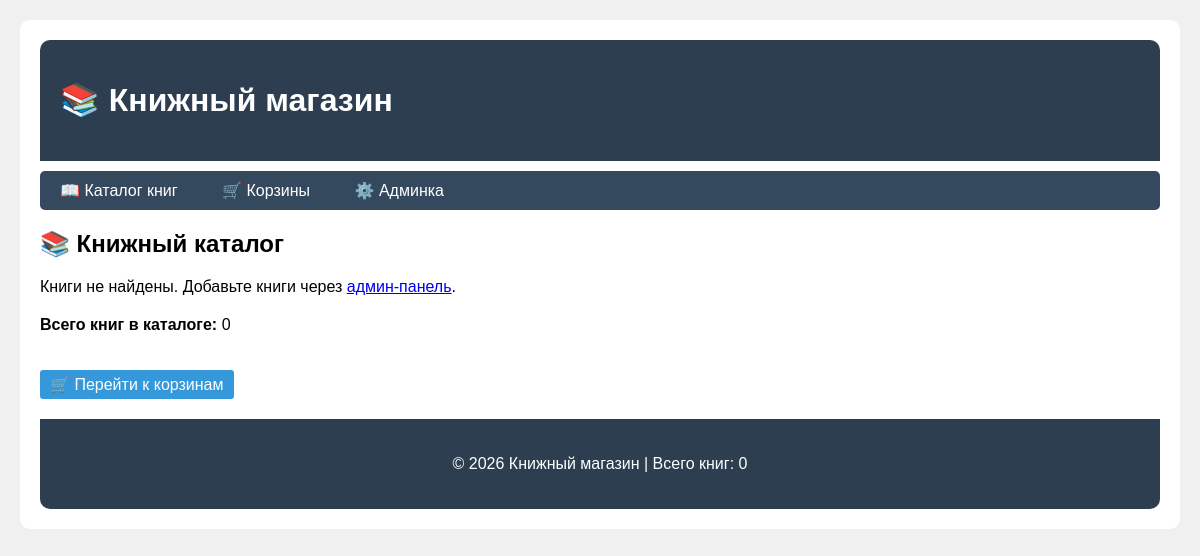
The app's page /, older data.
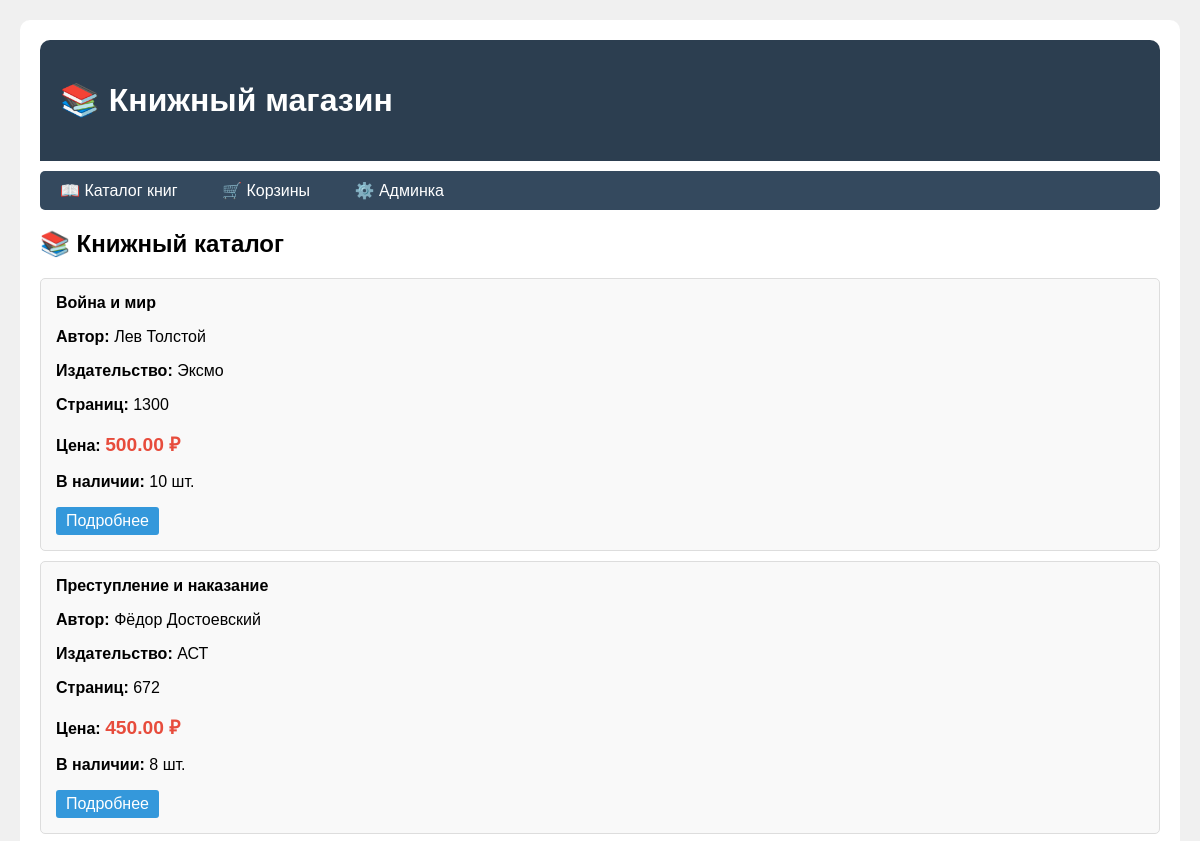
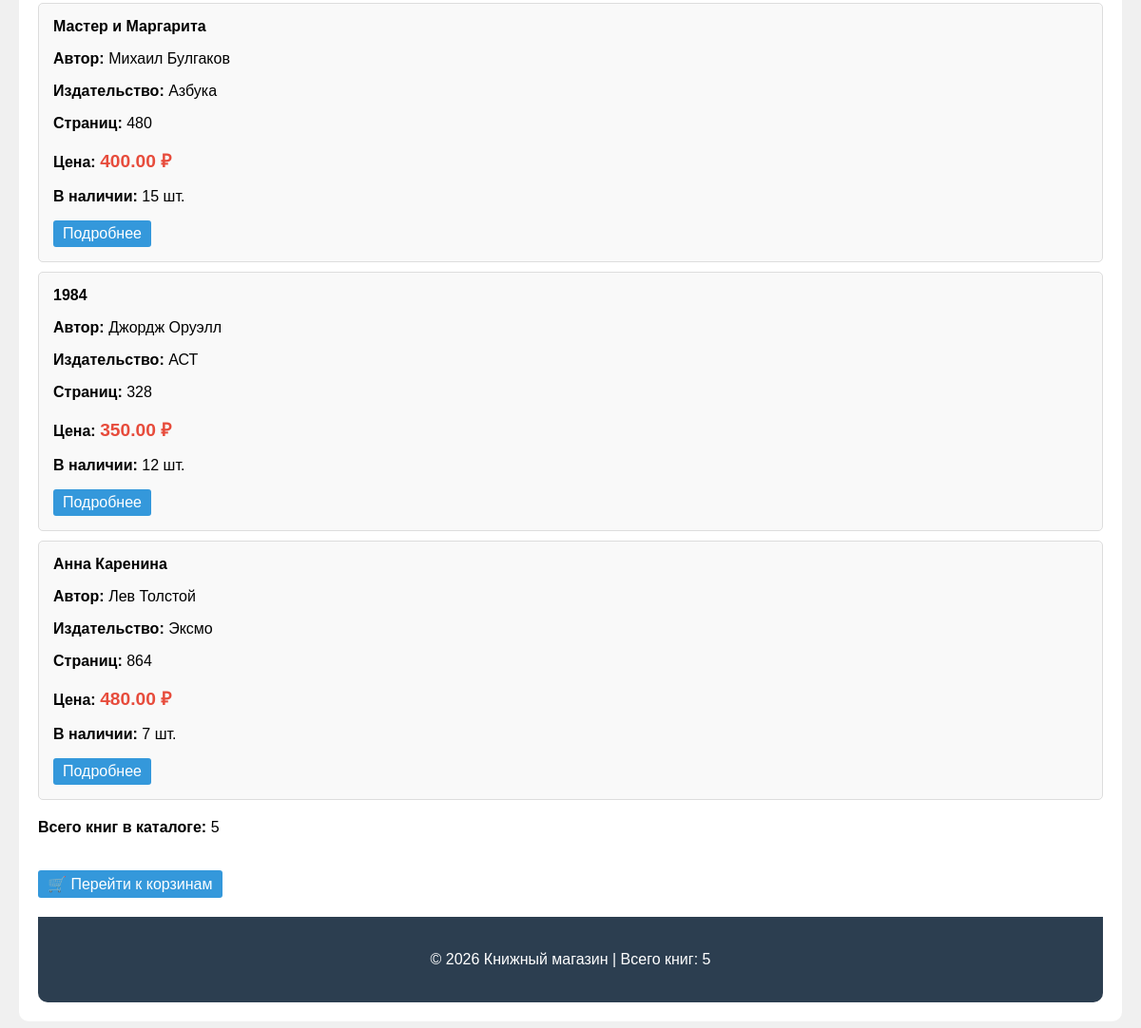
The same page, newer data (2 pictures, top to bottom).
### catalog/models.py (models this page shows, shortened)
class Product(models.Model):
    name = models.CharField('Название', max_length=200)
    author = models.CharField('Автор', max_length=200, blank=True)  # Добавить
    publisher = models.CharField('Издательство', max_length=200, blank=True)  # Добавить
    pages = models.IntegerField('Количество страниц', default=0, blank=True)  # Добавить
    price = models.DecimalField('Цена', max_digits=10, decimal_places=2)
    description = models.TextField('Описание', blank=True)
    stock = models.IntegerField('Количество на складе', default=0)
    created_at = models.DateTimeField('Дата добавления', auto_now_add=True)
    class Meta:
        verbose_name = 'Товар'
        verbose_name_plural = 'Товары'

### catalog/views.py (the view)
# urls.py: path('', views.BookListView.as_view(), name='book_list'),
class BookListView(ListView):
    model = Product
    template_name = 'catalog/book_list.html'
    context_object_name = 'books'
    def get_queryset(self):
        return Product.objects.all()

### catalog/templatetags/book_tags.py (called while the page is built)
@register.filter(name='price_format')
def price_format(value):
    try:
        return f"{float(value):.2f} ₽"
    except (ValueError, TypeError):
        return value

@register.filter(name='truncate_chars')
def truncate_chars(value, max_length):
    if len(value) > max_length:
        return value[:max_length] + '...'
    return value

@register.simple_tag
def current_year():
    return datetime.now().year

@register.simple_tag
def book_count():
    from catalog.models import Product  # ИСПРАВЛЕНО: Book -> Product
    return Product.objects.count()

### templates/catalog/book_list.html (shortened to what this page needs)
{% extends "base.html" %}
{% load book_tags %}
{% block content %}
<h2>📚 Книжный каталог</h2>
{% if books %}
    <div class="book-grid">
        {% for book in books %}
            <div class="book-card">
                <div class="book-title">
                    <strong>{{ book.name|truncate_chars:30 }}</strong>
                </div>
                {% if book.author %}
                    <p><strong>Автор:</strong> {{ book.author }}</p>
                {% endif %}
                {% if book.publisher %}
                    <p><strong>Издательство:</strong> {{ book.publisher }}</p>
                {% endif %}
                {% if book.pages %}
                    <p><strong>Страниц:</strong> {{ book.pages }}</p>
                {% endif %}
                <p><strong>Цена:</strong> <span class="price">{{ book.price|price_format }}</span></p>
                <p><strong>В наличии:</strong> {{ book.stock }} шт.</p>
                <a href="{% url 'catalog:book_detail' book.id %}" class="btn">Подробнее</a>
            </div>
        {% endfor %}
    </div>
{% else %}
    <p>Книги не найдены. Добавьте книги через <a href="/admin/">админ-панель</a>.</p>
{% endif %}
<p style="margin-top: 20px;"><strong>Всего книг в каталоге:</strong> {{ books|length }}</p>
<a href="{% url 'catalog:cart_list' %}" class="btn" style="margin-top: 20px;">🛒 Перейти к корзинам</a>
{% endblock %}

### templates/base.html (shortened to what this page needs)
<!DOCTYPE html>
{% load book_tags %}
<html lang="ru">
<head>
</head>
<body>
    <div class="container">
        <header>
            <h1>📚 Книжный магазин</h1>
        </header>
        <nav>
            <a href="{% url 'catalog:book_list' %}">📖 Каталог книг</a>
            <a href="{% url 'catalog:cart_list' %}">🛒 Корзины</a>
            <a href="/admin/">⚙️ Админка</a>
        </nav>
        {% block content %}
        {% endblock %}
        <footer>
            <p>&copy; {% current_year %} Книжный магазин | Всего книг: {% book_count %}</p>
        </footer>
    </div>
</body>
</html>

### templates/base.html (style rules this page uses)
body { font-family: Arial, sans-serif; margin: 0; padding: 20px; background: #f0f0f0; }
.container { max-width: 1200px; margin: 0 auto; background: white; padding: 20px; border-radius: 10px; }
header { background: #2c3e50; color: white; padding: 20px; border-radius: 10px 10px 0 0; }
nav { background: #34495e; padding: 10px; margin: 10px 0; border-radius: 5px; }
nav a { color: white; text-decoration: none; margin-right: 20px; padding: 5px 10px; }
.book-card { background: #f9f9f9; border: 1px solid #ddd; padding: 15px; margin: 10px 0; border-radius: 5px; }
.price { color: #e74c3c; font-size: 1.2em; font-weight: bold; }
footer { background: #2c3e50; color: white; text-align: center; padding: 20px; margin-top: 20px; border-radius: 0 0 10px 10px; }
.btn { display: inline-block; background: #3498db; color: white; padding: 5px 10px; text-decoration: none; border-radius: 3px; }

Row changes from the older to the newer data that the page shows:
added Product: name "Война и мир", author "Лев Толстой", publisher "Эксмо", pages "1300", price "500.00 ₽", stock "10"
added Product: name "Преступление и наказание", author "Фёдор Достоевский", publisher "АСТ", pages "672", price "450.00 ₽", stock "8"
added Product: name "Мастер и Маргарита", author "Михаил Булгаков", publisher "Азбука", pages "480", price "400.00 ₽", stock "15"
added Product: name "1984", author "Джордж Оруэлл", publisher "АСТ", pages "328", price "350.00 ₽", stock "12"
added Product: name "Анна Каренина", author "Лев Толстой", publisher "Эксмо", pages "864", price "480.00 ₽", stock "7"
Text that changed along with them:
{{ books|length }}: "0" → "5"
text no longer shown: "0 Книги не найдены. Добавьте книги через админ-панель ."
text now shown: "5"
